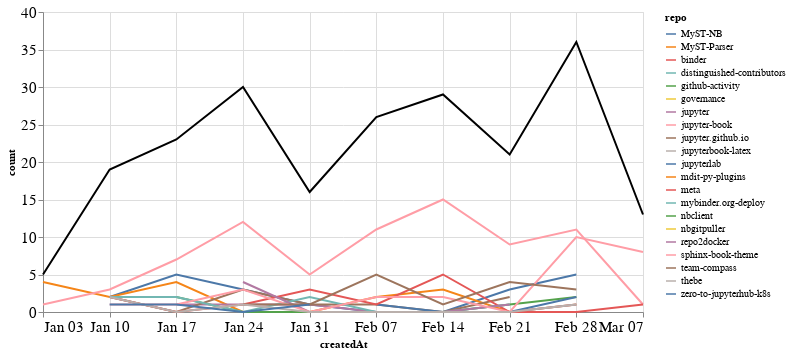

The notebook cell saved with this chart:
### Markdown cell above
### Comments

### Code cell
comments_time = comments.groupby('repo').resample('W', on='createdAt').count()['author'].reset_index()
comments_time = comments_time.rename(columns={'author': 'count'})
comments_time_total = comments_time.groupby('createdAt').agg({"count": "sum"}).reset_index()
ch1 = alt.Chart(comments_time, width=600).mark_line().encode(
    x='createdAt',
    y='count',
    color='repo',
    tooltip="repo"
)

ch2 = alt.Chart(comments_time_total, width=600).mark_line(color="black").encode(
    x='createdAt',
    y='count',
)

ch1 + ch2

### Figure 1 — Vega-Lite specification as saved in the notebook (floating-point values rounded to 4 significant figures)
{"config": {"axisLeft": {"labelFontSize": 15}, "axisBottom": {"labelFontSize": 15}}, "layer": [{"data": {"name": "data-7a0ccf7b8ad002f55d03dc897625c308"}, "mark": "line", "encoding": {"color": {"type": "nominal", "field": "repo"}, "tooltip": {"type": "nominal", "field": "repo"}, "x": {"type": "temporal", "field": "createdAt"}, "y": {"type": "quantitative", "field": "count"}}, "width": 600}, {"data": {"name": "data-98b55465eae54e156f4a9908436eb864"}, "mark": {"type": "line", "color": "black"}, "encoding": {"x": {"type": "temporal", "field": "createdAt"}, "y": {"type": "quantitative", "field": "count"}}, "width": 600}], "$schema": "https://vega.github.io/schema/vega-lite/v4.8.1.json", "datasets": {"data-7a0ccf7b8ad002f55d03dc897625c308": [{"repo": "MyST-NB", "createdAt": "2021-01-10T00:00:00", "count": 2}, {"repo": "MyST-NB", "createdAt": "2021-01-17T00:00:00", "count": 5}, {"repo": "MyST-NB", "createdAt": "2021-01-24T00:00:00", "count": 3}, {"repo": "MyST-NB", "createdAt": "2021-01-31T00:00:00", "count": 1}, {"repo": "MyST-NB", "createdAt": "2021-02-07T00:00:00", "count": 0}, {"repo": "MyST-NB", "createdAt": "2021-02-14T00:00:00", "count": 0}, {"repo": "MyST-NB", "createdAt": "2021-02-21T00:00:00", "count": 3}, {"repo": "MyST-NB", "createdAt": "2021-02-28T00:00:00", "count": 5}, {"repo": "MyST-Parser", "createdAt": "2021-01-03T00:00:00", "count": 4}, {"repo": "MyST-Parser", "createdAt": "2021-01-10T00:00:00", "count": 2}, {"repo": "MyST-Parser", "createdAt": "2021-01-17T00:00:00", "count": 4}, {"repo": "MyST-Parser", "createdAt": "2021-01-24T00:00:00", "count": 0}, {"repo": "MyST-Parser", "createdAt": "2021-01-31T00:00:00", "count": 0}, {"repo": "MyST-Parser", "createdAt": "2021-02-07T00:00:00", "count": 2}, {"repo": "MyST-Parser", "createdAt": "2021-02-14T00:00:00", "count": 3}, {"repo": "MyST-Parser", "createdAt": "2021-02-21T00:00:00", "count": 0}, {"repo": "MyST-Parser", "createdAt": "2021-02-28T00:00:00", "count": 1}, {"repo": "binder", "createdAt": "2021-01-31T00:00:00", "count": 1}, {"repo": "distinguished-contributors", "createdAt": "2021-03-07T00:00:00", "count": 3}, {"repo": "github-activity", "createdAt": "2021-01-17T00:00:00", "count": 2}, {"repo": "github-activity", "createdAt": "2021-01-24T00:00:00", "count": 0}, {"repo": "github-activity", "createdAt": "2021-01-31T00:00:00", "count": 0}, {"repo": "github-activity", "createdAt": "2021-02-07T00:00:00", "count": 0}, {"repo": "github-activity", "createdAt": "2021-02-14T00:00:00", "count": 0}, {"repo": "github-activity", "createdAt": "2021-02-21T00:00:00", "count": 1}, {"repo": "github-activity", "createdAt": "2021-02-28T00:00:00", "count": 2}, {"repo": "governance", "createdAt": "2021-01-24T00:00:00", "count": 1}, {"repo": "jupyter", "createdAt": "2021-01-17T00:00:00", "count": 1}, {"repo": "jupyter", "createdAt": "2021-01-24T00:00:00", "count": 1}, {"repo": "jupyter", "createdAt": "2021-01-31T00:00:00", "count": 1}, {"repo": "jupyter", "createdAt": "2021-02-07T00:00:00", "count": 0}, {"repo": "jupyter", "createdAt": "2021-02-14T00:00:00", "count": 0}, {"repo": "jupyter", "createdAt": "2021-02-21T00:00:00", "count": 0}, {"repo": "jupyter", "createdAt": "2021-02-28T00:00:00", "count": 1}, {"repo": "jupyter-book", "createdAt": "2021-01-03T00:00:00", "count": 1}, {"repo": "jupyter-book", "createdAt": "2021-01-10T00:00:00", "count": 3}, {"repo": "jupyter-book", "createdAt": "2021-01-17T00:00:00", "count": 7}, {"repo": "jupyter-book", "createdAt": "2021-01-24T00:00:00", "count": 12}, {"repo": "jupyter-book", "createdAt": "2021-01-31T00:00:00", "count": 5}, {"repo": "jupyter-book", "createdAt": "2021-02-07T00:00:00", "count": 11}, {"repo": "jupyter-book", "createdAt": "2021-02-14T00:00:00", "count": 15}, {"repo": "jupyter-book", "createdAt": "2021-02-21T00:00:00", "count": 9}, {"repo": "jupyter-book", "createdAt": "2021-02-28T00:00:00", "count": 11}, {"repo": "jupyter-book", "createdAt": "2021-03-07T00:00:00", "count": 1}, {"repo": "jupyter.github.io", "createdAt": "2021-01-10T00:00:00", "count": 2}, {"repo": "jupyter.github.io", "createdAt": "2021-01-17T00:00:00", "count": 0}, {"repo": "jupyter.github.io", "createdAt": "2021-01-24T00:00:00", "count": 3}, {"repo": "jupyter.github.io", "createdAt": "2021-01-31T00:00:00", "count": 1}, {"repo": "jupyter.github.io", "createdAt": "2021-02-07T00:00:00", "count": 1}, {"repo": "jupyter.github.io", "createdAt": "2021-02-14T00:00:00", "count": 0}, {"repo": "jupyter.github.io", "createdAt": "2021-02-21T00:00:00", "count": 2}, {"repo": "jupyterbook-latex", "createdAt": "2021-02-07T00:00:00", "count": 2}, {"repo": "jupyterlab", "createdAt": "2021-02-07T00:00:00", "count": 1}, {"repo": "jupyterlab", "createdAt": "2021-02-14T00:00:00", "count": 0}, {"repo": "jupyterlab", "createdAt": "2021-02-21T00:00:00", "count": 0}, {"repo": "jupyterlab", "createdAt": "2021-02-28T00:00:00", "count": 2}, {"repo": "mdit-py-plugins", "createdAt": "2021-02-07T00:00:00", "count": 1}, {"repo": "meta", "createdAt": "2021-01-10T00:00:00", "count": 2}, {"repo": "meta", "createdAt": "2021-01-17T00:00:00", "count": 0}, {"repo": "meta", "createdAt": "2021-01-24T00:00:00", "count": 1}, {"repo": "meta", "createdAt": "2021-01-31T00:00:00", "count": 3}, {"repo": "meta", "createdAt": "2021-02-07T00:00:00", "count": 1}, {"repo": "meta", "createdAt": "2021-02-14T00:00:00", "count": 5}, {"repo": "meta", "createdAt": "2021-02-21T00:00:00", "count": 0}, {"repo": "meta", "createdAt": "2021-02-28T00:00:00", "count": 0}, {"repo": "meta", "createdAt": "2021-03-07T00:00:00", "count": 1}, {"repo": "mybinder.org-deploy", "createdAt": "2021-01-10T00:00:00", "count": 2}, {"repo": "mybinder.org-deploy", "createdAt": "2021-01-17T00:00:00", "count": 2}, {"repo": "mybinder.org-deploy", "createdAt": "2021-01-24T00:00:00", "count": 0}, {"repo": "mybinder.org-deploy", "createdAt": "2021-01-31T00:00:00", "count": 2}, {"repo": "mybinder.org-deploy", "createdAt": "2021-02-07T00:00:00", "count": 0}, {"repo": "mybinder.org-deploy", "createdAt": "2021-02-14T00:00:00", "count": 0}, {"repo": "mybinder.org-deploy", "createdAt": "2021-02-21T00:00:00", "count": 1}, {"repo": "nbclient", "createdAt": "2021-02-14T00:00:00", "count": 3}, {"repo": "nbgitpuller", "createdAt": "2021-01-10T00:00:00", "count": 2}, {"repo": "repo2docker", "createdAt": "2021-01-24T00:00:00", "count": 4}, {"repo": "repo2docker", "createdAt": "2021-01-31T00:00:00", "count": 0}, {"repo": "repo2docker", "createdAt": "2021-02-07T00:00:00", "count": 0}, {"repo": "repo2docker", "createdAt": "2021-02-14T00:00:00", "count": 0}, {"repo": "repo2docker", "createdAt": "2021-02-21T00:00:00", "count": 1}, {"repo": "sphinx-book-theme", "createdAt": "2021-01-10T00:00:00", "count": 1}, {"repo": "sphinx-book-theme", "createdAt": "2021-01-17T00:00:00", "count": 1}, {"repo": "sphinx-book-theme", "createdAt": "2021-01-24T00:00:00", "count": 3}, {"repo": "sphinx-book-theme", "createdAt": "2021-01-31T00:00:00", "count": 0}, {"repo": "sphinx-book-theme", "createdAt": "2021-02-07T00:00:00", "count": 2}, {"repo": "sphinx-book-theme", "createdAt": "2021-02-14T00:00:00", "count": 2}, {"repo": "sphinx-book-theme", "createdAt": "2021-02-21T00:00:00", "count": 0}, {"repo": "sphinx-book-theme", "createdAt": "2021-02-28T00:00:00", "count": 10}, {"repo": "sphinx-book-theme", "createdAt": "2021-03-07T00:00:00", "count": 8}, {"repo": "team-compass", "createdAt": "2021-01-24T00:00:00", "count": 1}, {"repo": "team-compass", "createdAt": "2021-01-31T00:00:00", "count": 1}, {"repo": "team-compass", "createdAt": "2021-02-07T00:00:00", "count": 5}, {"repo": "team-compass", "createdAt": "2021-02-14T00:00:00", "count": 1}, {"repo": "team-compass", "createdAt": "2021-02-21T00:00:00", "count": 4}, {"repo": "team-compass", "createdAt": "2021-02-28T00:00:00", "count": 3}, {"repo": "thebe", "createdAt": "2021-01-10T00:00:00", "count": 2}, {"repo": "thebe", "createdAt": "2021-01-17T00:00:00", "count": 0}, {"repo": "thebe", "createdAt": "2021-01-24T00:00:00", "count": 1}, {"repo": "thebe", "createdAt": "2021-01-31T00:00:00", "count": 0}, {"repo": "thebe", "createdAt": "2021-02-07T00:00:00", "count": 0}, {"repo": "thebe", "createdAt": "2021-02-14T00:00:00", "count": 0}, {"repo": "thebe", "createdAt": "2021-02-21T00:00:00", "count": 0}, {"repo": "thebe", "createdAt": "2021-02-28T00:00:00", "count": 1}, {"repo": "zero-to-jupyterhub-k8s", "createdAt": "2021-01-10T00:00:00", "count": 1}, {"repo": "zero-to-jupyterhub-k8s", "createdAt": "2021-01-17T00:00:00", "count": 1}, {"repo": "zero-to-jupyterhub-k8s", "createdAt": "2021-01-24T00:00:00", "count": 0}, {"repo": "zero-to-jupyterhub-k8s", "createdAt": "2021-01-31T00:00:00", "count": 1}], "data-98b55465eae54e156f4a9908436eb864": [{"createdAt": "2021-01-03T00:00:00", "count": 5}, {"createdAt": "2021-01-10T00:00:00", "count": 19}, {"createdAt": "2021-01-17T00:00:00", "count": 23}, {"createdAt": "2021-01-24T00:00:00", "count": 30}, {"createdAt": "2021-01-31T00:00:00", "count": 16}, {"createdAt": "2021-02-07T00:00:00", "count": 26}, {"createdAt": "2021-02-14T00:00:00", "count": 29}, {"createdAt": "2021-02-21T00:00:00", "count": 21}, {"createdAt": "2021-02-28T00:00:00", "count": 36}, {"createdAt": "2021-03-07T00:00:00", "count": 13}]}}
